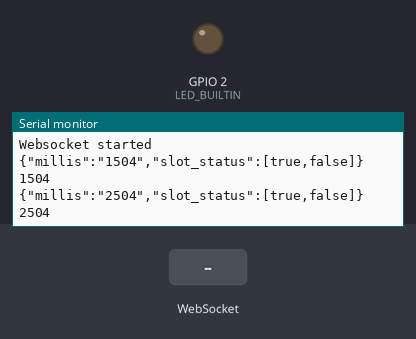
This sketch was run on a simulated ESP8266 (NodeMCU). On the bench: output pins drawn as LEDs (lit = HIGH, except the on-board LED, lit = LOW), the last lines printed to the serial monitor. The inputs (shaded band) are chosen by the test bench. WiFi joins after 1.5 s; servers stay silent unless stated; random numbers use the default seed unless the sketch sets one.

Above: at 2.7 s.
2.8 s: WebSocket text "1" received
At 3.4 s:
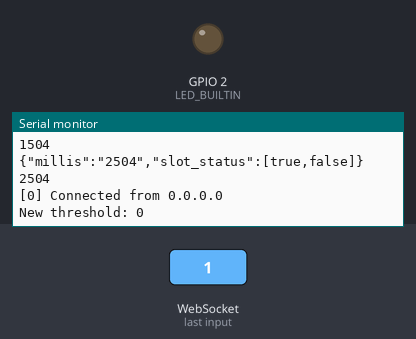
4.3 s: WebSocket text "0" received
At 4.46 s:
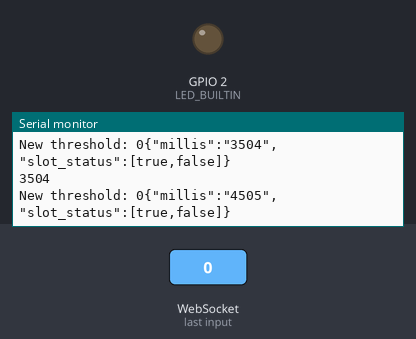

The sketch:

nonAsyncWifiCounter.ino
```cpp
#if defined(ESP8266)
#include <ESP8266WiFi.h>
// #include <ESP8266WebServer.h>
#include <ESPAsyncTCP.h>

#elif defined(ESP32)
#include <WiFi.h>
#include <AsyncTCP.h>
#endif

// #define WEBSOCKETS_NETWORK_TYPE NETWORK_ESP8266_ASYNC
// #include <ESPAsyncWebServer.h>
#include <WebSocketsServer.h>
#include <WiFiManager.h>
#include <ArduinoJson.h>

const char *SLOT_STATUS = "slot_status";
const char *MILLIS = "millis";
const char *THRESHOLD = "threshold";

const int playerCount = 2;

WebSocketsServer webSocket(80, "*");
String chipModel;
unsigned long startTime;
int threshold = 100;

void setup() {
  Serial.begin(115200);

#if defined(ESP8266)
  chipModel = "ESP8266";
  Serial.println(chipModel);
  pinMode(LED_BUILTIN, OUTPUT);
  digitalWrite(LED_BUILTIN, HIGH);
#else  // ESP32
  chipModel = "ESP32";
#endif

  Serial.println(chipModel);
  setupWifi();
  setupWebSocket();
}

void setupWebSocket() {
  webSocket.begin();
  webSocket.onEvent(webSocketEvent);
  Serial.println("Websocket started");
}

void setupWifi() {
  bool res;

  long randNumber = random(10000);
  String wifiName = "LapCounter_Prototype";  // + String(randNumber);
  WiFiManager wm;

  res = wm.autoConnect(wifiName.c_str(), "admin1234");

  if (!res) {
    Serial.println("Failed to connect");
    ESP.restart();
  } else {
    Serial.println("Connected");
    Serial.println(WiFi.localIP());
  }
}

void webSocketEvent(uint8_t num, WStype_t type, uint8_t *payload, size_t length) {
  switch (type) {
    case WStype_DISCONNECTED:
      Serial.printf("[%u] Disconnected!\n", num);
      break;
    case WStype_CONNECTED:
      Serial.printf("[%u] Connected from %s\n", num, webSocket.remoteIP(num).toString().c_str());
      break;
    case WStype_TEXT:
      handleWebSocketMessage(payload, length);
      break;
  }
}

void handleWebSocketMessage(uint8_t *payload, size_t length) {
  String message = (char *)payload;
  StaticJsonDocument<96> doc;
  DeserializationError error = deserializeJson(doc, message);
  if (error) {
    Serial.print(F("deserializeJson() failed: "));
    Serial.println(error.f_str());
    return;
  }

  threshold = doc[THRESHOLD];
  Serial.print("New threshold: " + String(threshold));
}

void notifyClients(String sensorReadings) {
  webSocket.broadcastTXT(sensorReadings);
}

StaticJsonDocument<96> previousReading;
void loop() {
  unsigned long currentTime = millis();
  unsigned long elapsedTime = currentTime - startTime;

  if (elapsedTime >= 1000) {
    StaticJsonDocument<96> newReading;
    newReading["millis"] = String(millis());
    JsonArray slot_status = newReading.createNestedArray("slot_status");
    slot_status.add(true);
    slot_status.add(false);

    for(int i = 0; i < playerCount; i++){
      if ((bool)newReading[SLOT_STATUS][i] != (bool)previousReading[SLOT_STATUS][i]){

        break;
      }
    }

    String result = "";
    serializeJson(newReading, result);
    // move up in production
    notifyClients(result);

    previousReading = newReading;
    Serial.println(result);
    Serial.println(currentTime);

    startTime = currentTime;
  }

  webSocket.loop();
}

StaticJsonDocument<96> getJsonSensorData() {
  StaticJsonDocument<96> doc;
  doc["millis"] = String(millis());
  JsonArray slot_status = doc.createNestedArray("slot_status");
  slot_status.add(true);
  slot_status.add(false);

  return doc;
}

String getJsonInfo() {
  StaticJsonDocument<96> doc;
  doc["track_type"] = "Analog";
  doc["sensor_type"] = "Hall effect";
  doc["chip_Model"] = chipModel;

  String result = "";
  serializeJson(doc, result);
  return result;
}
```

Measured:
- after the input at 2.8 s, the serial monitor: prints a new line at once (image 1)
- after the input at 4.3 s, the serial monitor: prints a new line at once (image 2)
